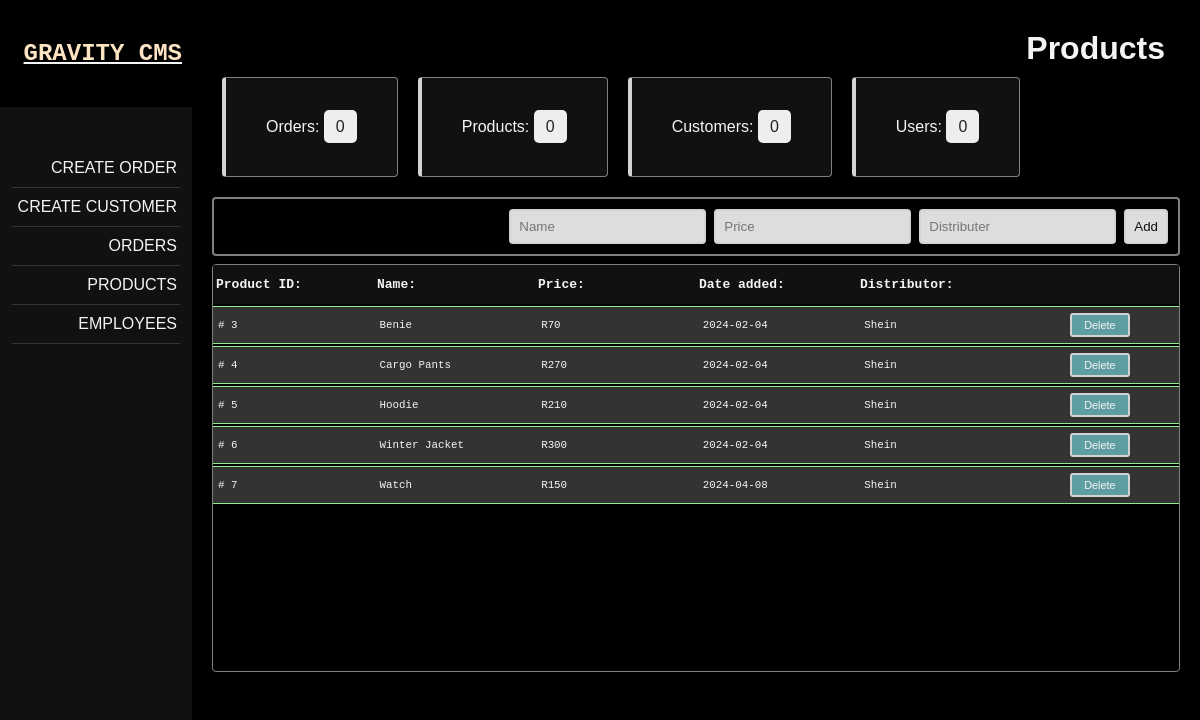
Screenshot of /dashboard/products with the database file from the repository.
### dashboard/models.py (models this page shows)
class Products(models.Model):
    product_id = models.AutoField(primary_key=True)
    Name = models.CharField(max_length=255)
    Price = models.IntegerField(null=False)
    DateAdded = models.CharField(max_length=255)
    Distributor = models.CharField(max_length=255)

### dashboard/views.py (the view, shortened to what this page needs)
# urls.py: path("dashboard/products",views.products,name="products"),
@csrf_protect
def products(request):
    products = Products.objects.all().values()
    context = {
        'products': products,
    }
    template = loader.get_template("products.html")
    return HttpResponse(template.render(context, request))

### dashboard/templates/products.html (shortened to what this page needs)
{% load static %}
<!DOCTYPE html>
<html lang="en">
<head>
    <link rel="stylesheet" href="{% static 'css/dash.css' %}">
    <link rel="stylesheet" href="{% static 'css/products.css' %}">
    <link rel="stylesheet" href="{% static 'css/fontawesome/css/all.css' %}">
</head>
<body>
{% include "menu.html" %}
<div id="rightPanel" class="">
    <h1 id="headerName">Products</h1>
    {% include "header.html" %}
    <form id="addproduct" method="POST" class="" action="{% url 'products' %}">
        <input type="text" placeholder="Name" id="name" name="name" required>
        <input type="number" placeholder="Price" id="price" name="price" required>
        <input type="text" placeholder="Distributer" id="distributor" name="distributor" required>
        <input type="submit" value="Add">
    </form>
    <div id="" class="products list">
        <div id="orderId" class="listItemHeader listItem">
            <span>Product ID:</span>
            <span>Name:</span>
            <span>Price:</span>
            <span>Date added:</span>
            <span>Distributor:</span>
            <a id="" class="" href="">_____</a>
        </div>
        {% for product in products %}
        <div id="" class="listItem-Item listItem">
            <span># {{ product.product_id }}</span>
            <span>{{ product.Name }}</span>
            <span>R{{ product.Price }}</span>
            <span>{{ product.DateAdded }}</span>
            <span>{{ product.Distributor }}</span>
            <span id="" class="button">
                <a id="" class="" href="{% url 'product_delete' product_id=product.product_id %}">Delete</a>
            </span>
        </div>
        {% endfor %}
    </div>
</div>
</body>
</html>

### dashboard/templates/menu.html (shortened to what this page needs)
<div id="leftPanel" class="">
    <a href="/"><h2>GRAVITY CMS</h2></a>
    <menu id="ordersMenu" class="menu">
        <a id="navLink" class="" href="/dashboard/neworder">Create Order</a>
        <a id="navLink" class="" href="/dashboard/newcustomer">Create Customer</a>
        <a id="navLink" class="" href="/dashboard/orders">Orders</a>
        <a id="navLink" class="" href="/dashboard/products">Products</a>
        <a id="navLink" class="" href="/dashboard/employees">Employees</a>
    </menu>
    <menu id="productsMenu" class="menu">
    </menu>
    <menu id="usersMenu" class="menu">
    </menu>
    <menu id="usersMenu" class="menu">
    </menu>
</div>

### dashboard/templates/header.html
<div id="dashboard-header">
    <div id="card">
        Orders:
        <span id="">
            0
        </span>
    </div>
    <div id="card">
        Products:
        <span id="" class="">
            0
        </span>
    </div>
    <div id="card">
        Customers:
        <span>
            0
        </span>
    </div>
    <div id="card">
        Users:
        <span>
            0
        </span>
    </div>
</div>

### dashboard/static/css/dash.css (style rules this page uses)
* { box-sizing: border-box; margin: 0%; border: 0px; font-family: Verdana, Geneva, Tahoma, sans-serif; background-color: black; color: whitesmoke; }
#headerName { display: block; position: relative; background-color: #000; text-align: right; font-size:xx-large; padding: 10px 15px; }
#leftPanel { position: fixed; top: 0%; left: 0%; width: 16vw; height: 100vh; background-color: #111; }
#leftPanel>a>h2 { background-color: inherit; color: bisque; font-family:'Courier New', Courier, monospace; padding: 40px 10px; text-align: right; margin-bottom: 30px; }
menu[class="menu"] { padding: 12px; text-align: right; background-color: #111; }
.menu>#navLink { display: block; padding: 10px 3px; background-color: #111; text-decoration: none; border-bottom: 1px solid #333; text-transform: uppercase; }
#rightPanel { position: absolute; right: 0px; top: 0px; width: 84vw; padding: 20px; }
#rightPanel>#dashboard-header { width: 100%; margin-bottom: 20px; display: flex; flex-direction: row; align-items: flex-start; justify-content: flex-start; }
#rightPanel>#dashboard-header>#card { display: inline-block; margin: 0px 10px; padding: 40px; border: 1px solid grey; border-left: 4px solid lightgrey; border-radius: 4px; background-color: #111; }
#rightPanel>#dashboard-header>#card>span { background-color: #eee; font-family: Verdana, Geneva, Tahoma, sans-serif; padding: 8px 12px; color: #222; border-radius: 5px; }
.list { height: 52vh; overflow: scroll; overflow-x: hidden; }
.list>.listItem { display: flex; flex-direction: row; align-items: stretch; justify-content: space-evenly; background-color: #111; font-size: small; }
.list>.listItemHeader>span,.list>.listItemHeader>a,.list>.listItem-Item>a,.list>.listItem-Item>span { padding: 12px 3px; width: 50%; text-decoration: none; background-color: inherit; font-family: 'Courier New', Courier, monospace; font-weight: 900; }
.list>.listItem-Item>span,.list>.listItem-Item>a { padding: 8px 0px; font-size: smaller; font-weight: 100; overflow: hidden; padding: 12px 0px 12px 5px; }
.list>.listItemHeader>a { color: #111; }
.list>.listItem-Item { margin: 2px 0px; padding: 0px 0px; background-color: #333; border: 1px solid lightgreen; border-width: 1px 0px; }
.list>.listItem-Item>span[class="button"] { text-align: center; padding: 6px 0px; }
.list>.listItem-Item>span>a { background-color: cadetblue; margin-left: -3px; text-decoration: none; display: inline-block; border: 2px solid lightgray; text-align: center; margin: auto; padding: 4px 12px; border-radius: 3px; }

### dashboard/static/css/products.css (style rules this page uses)
#addproduct { border:2px solid grey; padding: 6px; border-radius: 4px; display: flex; flex-direction: row; align-content: center; justify-content: right; }
#addproduct>input { border: 2px solid lightgrey; margin: 4px; padding: 8px; border-radius: 4px; background-color: #ddd; color: #111; }
.list { border: 1px solid grey; height: 51vh; margin-top: 8px; border-radius: 4px; }

### rows the page displays
Products: product_id "3", Name "Benie", Price "70", DateAdded "2024-02-04", Distributor "Shein"
Products: product_id "4", Name "Cargo Pants", Price "270", DateAdded "2024-02-04", Distributor "Shein"
Products: product_id "5", Name "Hoodie", Price "210", DateAdded "2024-02-04", Distributor "Shein"
Products: product_id "6", Name "Winter Jacket", Price "300", DateAdded "2024-02-04", Distributor "Shein"
Products: product_id "7", Name "Watch", Price "150", DateAdded "2024-04-08", Distributor "Shein"
